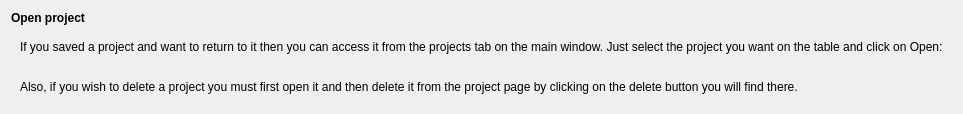
                                  <widget class="QWidget" name="widget_25" native="true">
                                   <layout class="QVBoxLayout" name="verticalLayout_33">
                                    <item>
                                     <widget class="QLabel" name="label_10">
                                      <property name="font">
                                       <font>
                                        <weight>75</weight>
                                        <bold>true</bold>
                                       </font>
                                      </property>
                                      <property name="text">
                                       <string>Open project</string>
                                      </property>
                                     </widget>
                                    </item>
                                    <item>
                                     <widget class="QWidget" name="widget_56" native="true">
                                      <layout class="QVBoxLayout" name="verticalLayout_65">
                                       <item>
                                        <widget class="QLabel" name="label_112">
                                         <property name="text">
                                          <string>If you saved a project and want to return to it then you can access it from the projects tab on the main window. Just select the project you want on the table and click on Open:</string>
                                         </property>
                                        </widget>
                                       </item>
                                       <item>
                                        <widget class="QLabel" name="label_113">
                                         <property name="text">
                                          <string/>
                                         </property>
                                         <property name="pixmap">
                                          <pixmap>../images/open-project.png</pixmap>
                                         </property>
                                        </widget>
                                       </item>
                                       <item>
                                        <widget class="QLabel" name="label_114">
                                         <property name="text">
                                          <string>Also, if you wish to delete a project you must first open it and then delete it from the project page by clicking on the delete button you will find there.</string>
                                         </property>
                                        </widget>
                                       </item>
                                      </layout>
                                     </widget>
                                    </item>
                                   </layout>
                                  </widget>
